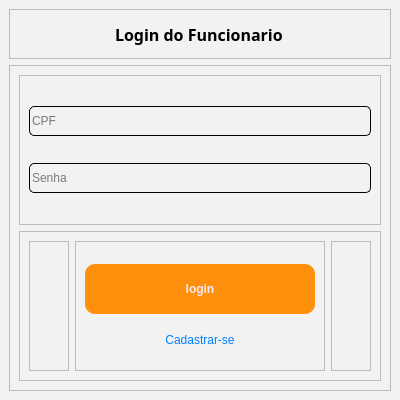
<?xml version="1.0" encoding="UTF-8"?>
<ui version="4.0">
 <class>MainWindow</class>
 <widget class="QMainWindow" name="MainWindow">
  <property name="geometry">
   <rect>
    <x>0</x>
    <y>0</y>
    <width>400</width>
    <height>400</height>
   </rect>
  </property>
  <property name="minimumSize">
   <size>
    <width>400</width>
    <height>400</height>
   </size>
  </property>
  <property name="maximumSize">
   <size>
    <width>400</width>
    <height>400</height>
   </size>
  </property>
  <property name="windowTitle">
   <string>MainWindow</string>
  </property>
  <property name="styleSheet">
   <string notr="true">background-color: rgb(242, 242, 243);</string>
  </property>
  <widget class="QWidget" name="centralwidget">
   <layout class="QVBoxLayout" name="verticalLayout">
    <item>
     <widget class="QFrame" name="login_cabecalho">
      <property name="minimumSize">
       <size>
        <width>0</width>
        <height>50</height>
       </size>
      </property>
      <property name="maximumSize">
       <size>
        <width>16777215</width>
        <height>50</height>
       </size>
      </property>
      <property name="frameShape">
       <enum>QFrame::StyledPanel</enum>
      </property>
      <property name="frameShadow">
       <enum>QFrame::Raised</enum>
      </property>
      <layout class="QHBoxLayout" name="horizontalLayout">
       <item>
        <widget class="QLabel" name="label">
         <property name="minimumSize">
          <size>
           <width>170</width>
           <height>0</height>
          </size>
         </property>
         <property name="maximumSize">
          <size>
           <width>100</width>
           <height>16777215</height>
          </size>
         </property>
         <property name="font">
          <font>
           <family>Noto Sans Georgian</family>
           <pointsize>12</pointsize>
           <weight>75</weight>
           <bold>true</bold>
          </font>
         </property>
         <property name="styleSheet">
          <string notr="true">QLabel{
text-align: center;
}</string>
         </property>
         <property name="text">
          <string>Login do Funcionario</string>
         </property>
        </widget>
       </item>
      </layout>
     </widget>
    </item>
    <item>
     <widget class="QFrame" name="login_conteudo">
      <property name="frameShape">
       <enum>QFrame::StyledPanel</enum>
      </property>
      <property name="frameShadow">
       <enum>QFrame::Raised</enum>
      </property>
      <layout class="QVBoxLayout" name="verticalLayout_3">
       <item>
        <widget class="QFrame" name="frame_4">
         <property name="frameShape">
          <enum>QFrame::StyledPanel</enum>
         </property>
         <property name="frameShadow">
          <enum>QFrame::Raised</enum>
         </property>
         <layout class="QVBoxLayout" name="verticalLayout_4">
          <item>
           <widget class="QLineEdit" name="login_lineEdit_cpf">
            <property name="minimumSize">
             <size>
              <width>250</width>
              <height>30</height>
             </size>
            </property>
            <property name="maximumSize">
             <size>
              <width>16777215</width>
              <height>16777215</height>
             </size>
            </property>
            <property name="styleSheet">
             <string notr="true">border-width: 1px;
border-color: black;
border-style: solid;
display: inline-block;
border-radius: 5px;</string>
            </property>
            <property name="inputMask">
             <string/>
            </property>
            <property name="text">
             <string/>
            </property>
            <property name="placeholderText">
             <string>CPF</string>
            </property>
           </widget>
          </item>
          <item>
           <widget class="QLineEdit" name="login_lineEdit_senha">
            <property name="minimumSize">
             <size>
              <width>0</width>
              <height>30</height>
             </size>
            </property>
            <property name="styleSheet">
             <string notr="true">border-width: 1px;
border-color: black;
border-style: solid;
display: inline-block;
border-radius: 5px;</string>
            </property>
            <property name="inputMask">
             <string/>
            </property>
            <property name="text">
             <string/>
            </property>
            <property name="placeholderText">
             <string>Senha</string>
            </property>
           </widget>
          </item>
         </layout>
        </widget>
       </item>
       <item>
        <widget class="QFrame" name="login_confirmacao">
         <property name="maximumSize">
          <size>
           <width>16777215</width>
           <height>150</height>
          </size>
         </property>
         <property name="frameShape">
          <enum>QFrame::StyledPanel</enum>
         </property>
         <property name="frameShadow">
          <enum>QFrame::Raised</enum>
         </property>
         <layout class="QHBoxLayout" name="horizontalLayout_3">
          <item>
           <widget class="QFrame" name="frame">
            <property name="frameShape">
             <enum>QFrame::StyledPanel</enum>
            </property>
            <property name="frameShadow">
             <enum>QFrame::Raised</enum>
            </property>
           </widget>
          </item>
          <item>
           <widget class="QFrame" name="frame_2">
            <property name="minimumSize">
             <size>
              <width>250</width>
              <height>0</height>
             </size>
            </property>
            <property name="maximumSize">
             <size>
              <width>230</width>
              <height>16777215</height>
             </size>
            </property>
            <property name="frameShape">
             <enum>QFrame::StyledPanel</enum>
            </property>
            <property name="frameShadow">
             <enum>QFrame::Raised</enum>
            </property>
            <layout class="QVBoxLayout" name="verticalLayout_2">
             <item>
              <widget class="QPushButton" name="login_pushButton_logar">
               <property name="minimumSize">
                <size>
                 <width>230</width>
                 <height>50</height>
                </size>
               </property>
               <property name="maximumSize">
                <size>
                 <width>230</width>
                 <height>16777215</height>
                </size>
               </property>
               <property name="font">
                <font>
                 <weight>75</weight>
                 <bold>true</bold>
                </font>
               </property>
               <property name="cursor">
                <cursorShape>PointingHandCursor</cursorShape>
               </property>
               <property name="styleSheet">
                <string notr="true">QPushButton{
	border-radius: 10px;
	border-image: url(:/Close_Image/cil-x.png);
	background-position: center;
		
	color: rgb(240, 233, 249);
	background-color: rgb(255, 144, 14);
	
}
QPushButton:hover{
	
	
	background-color: rgb(207, 110, 0);
	color: rgb(240, 233, 249);
}
QPushButton:pressed{
	background-color: rgb(35, 35, 35);
	color: rgb(200, 200, 200);
}

</string>
               </property>
               <property name="text">
                <string>login</string>
               </property>
              </widget>
             </item>
             <item>
              <widget class="QPushButton" name="login_pushButton_entrar_cadastro">
               <property name="maximumSize">
                <size>
                 <width>300</width>
                 <height>16777215</height>
                </size>
               </property>
               <property name="cursor">
                <cursorShape>PointingHandCursor</cursorShape>
               </property>
               <property name="styleSheet">
                <string notr="true">QPushButton{
	border-radius: 5px;
	border-image: url(:/Close_Image/cil-x.png);
	background-position: center;
	
	color: rgb(0,127,255);
}


</string>
               </property>
               <property name="text">
                <string>Cadastrar-se</string>
               </property>
              </widget>
             </item>
            </layout>
           </widget>
          </item>
          <item>
           <widget class="QFrame" name="frame_3">
            <property name="frameShape">
             <enum>QFrame::StyledPanel</enum>
            </property>
            <property name="frameShadow">
             <enum>QFrame::Raised</enum>
            </property>
           </widget>
          </item>
         </layout>
        </widget>
       </item>
      </layout>
     </widget>
    </item>
   </layout>
  </widget>
 </widget>
 <resources/>
 <connections/>
</ui>
